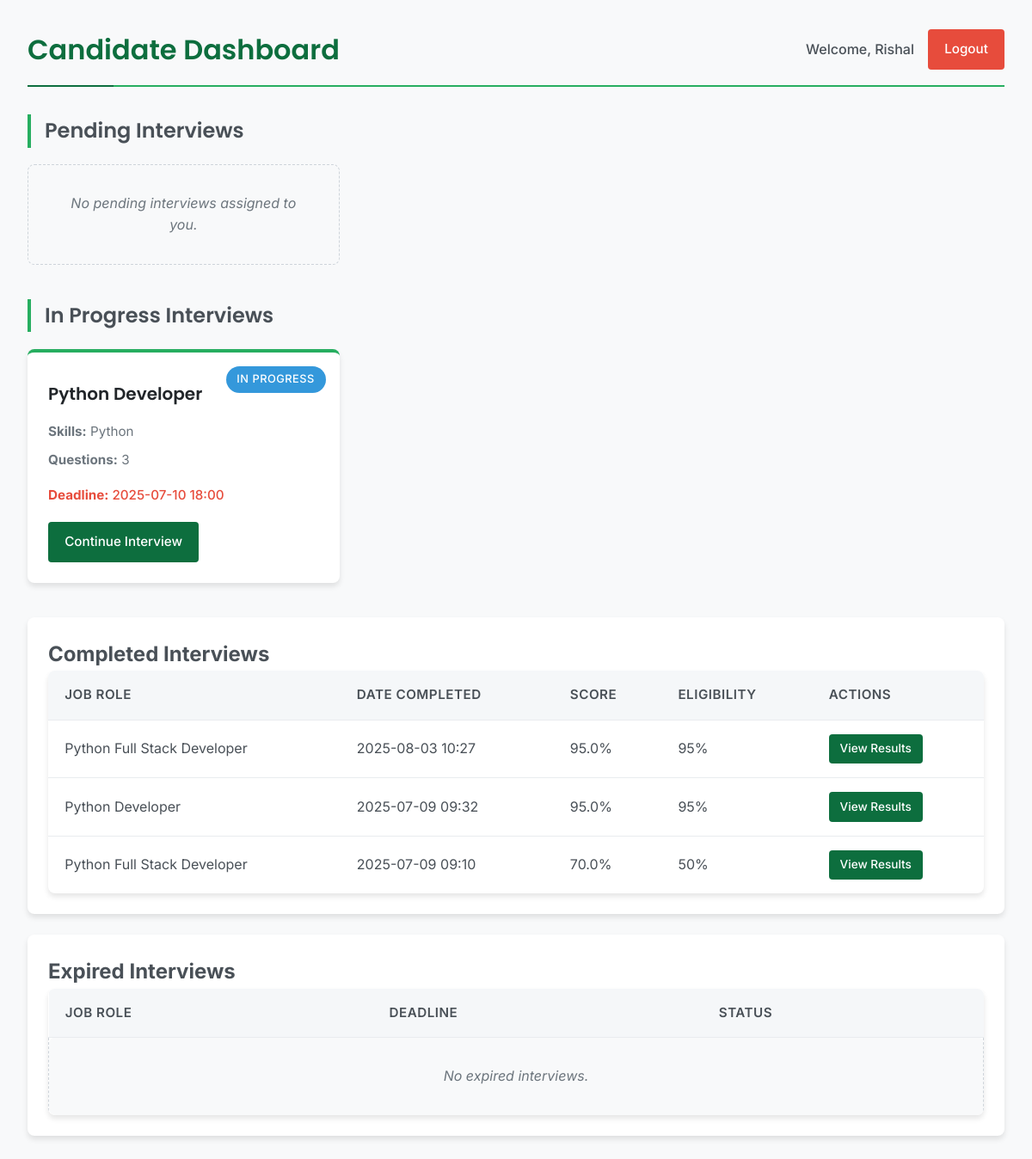
The app's page /candidate-dashboard/ (signed in), older data.
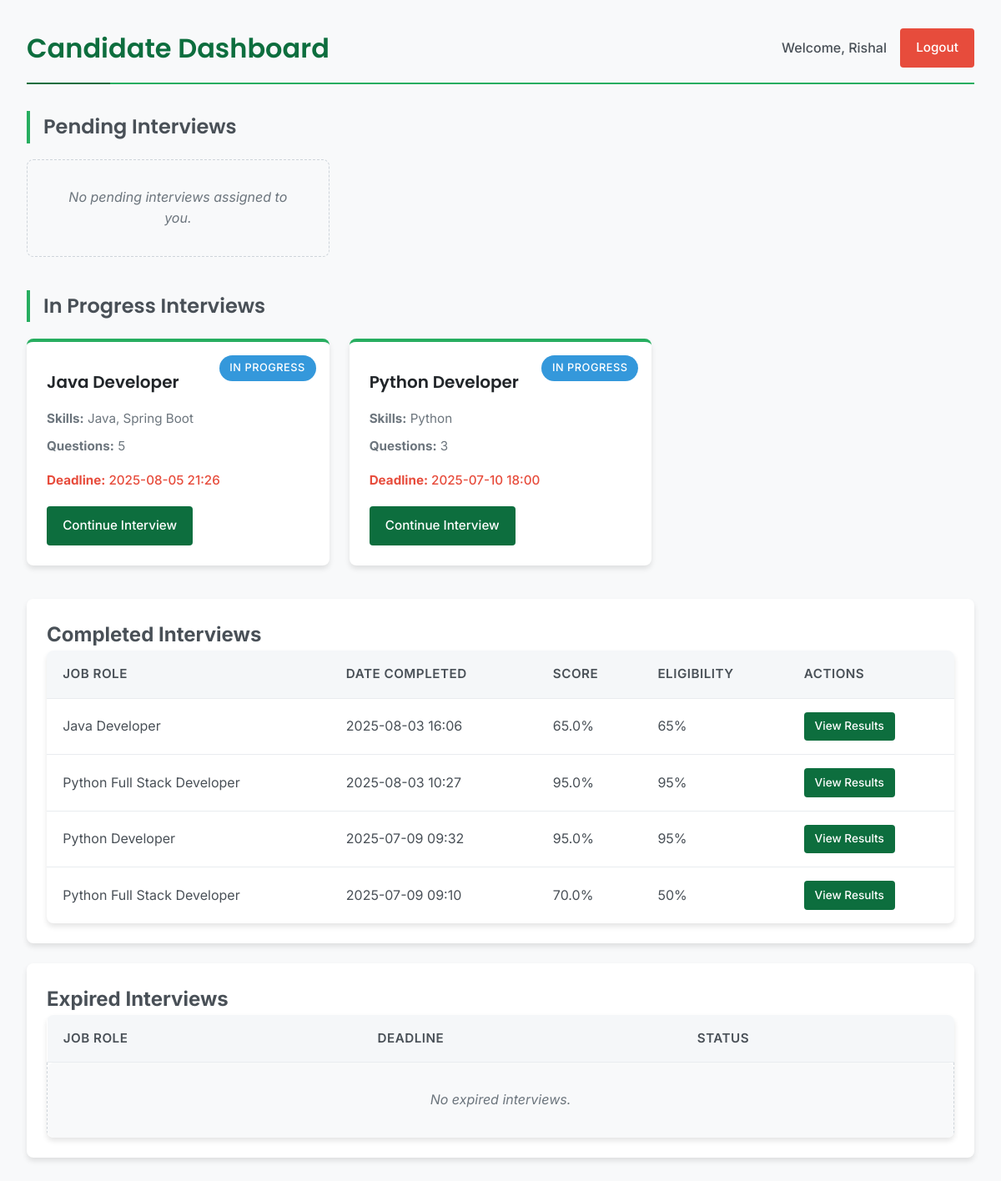
The same page, newer data.
### bot/models.py (models this page shows, shortened)
class InterviewAssignment(models.Model):
    STATUS_CHOICES = (
        ('pending', 'Pending'),
        ('in_progress', 'In Progress'),
        ('completed', 'Completed'),
        ('expired', 'Expired'),
    )
    candidate = models.ForeignKey(User, on_delete=models.CASCADE, related_name='assigned_interviews')
    job_description = models.ForeignKey(JobDescription, on_delete=models.CASCADE, related_name='assignments')
    assigned_at = models.DateTimeField(auto_now_add=True)
    deadline = models.DateTimeField()
    status = models.CharField(max_length=20, choices=STATUS_CHOICES, default='pending')
    score = models.FloatField(null=True, blank=True)  # Percentage score
    eligibility = models.CharField(max_length=100, null=True, blank=True)  # e.g., "Highly Eligible", "Not Eligible"
    feedback = models.TextField(null=True, blank=True)
    completed_at = models.DateTimeField(null=True, blank=True)

class JobDescription(models.Model):
    title = models.CharField(max_length=100)  # e.g., "Frontend Developer", "Data Analyst"
    skills = models.CharField(max_length=255)  # Comma-separated skills
    question_count = models.IntegerField(default=5)
    passing_score = models.IntegerField(default=50)
    created_at = models.DateTimeField(auto_now_add=True)
    updated_at = models.DateTimeField(auto_now=True)

### bot/views.py (the view)
# urls.py: path('candidate-dashboard/', candidate_dashboard, name='candidate_dashboard'),
@login_required
def candidate_dashboard(request):
    if not request.user.groups.filter(name='Candidate').exists():
        messages.error(request, 'You do not have permission to access the candidate dashboard')
        return redirect('admin_dashboard')
    assignments = InterviewAssignment.objects.filter(candidate=request.user).order_by('-assigned_at')
    for assignment in assignments:
        if assignment.status == 'pending' and assignment.is_expired():
            assignment.status = 'expired'
            assignment.save()
    pending_assignments = assignments.filter(status='pending')
    in_progress_assignments = assignments.filter(status='in_progress')
    completed_assignments = assignments.filter(status='completed')
    expired_assignments = assignments.filter(status='expired')
    context = {
        'pending_assignments': pending_assignments,
        'in_progress_assignments': in_progress_assignments,
        'completed_assignments': completed_assignments,
        'expired_assignments': expired_assignments,
    }
    return render(request, 'dashboard/candidate_dashboard.html', context)

### templates/dashboard/candidate_dashboard.html (shortened to what this page needs)
{% load static %}
<!DOCTYPE html>
<html lang="en">
<head>
    <link rel="stylesheet" href="{% static 'css/dashboard-style.css' %}">
</head>
<body>
    <div class="container">
        <div class="header">
            <h1>Candidate Dashboard</h1>
            <div class="user-info">
                <span>Welcome, {{ request.user.username }}</span>
                <a href="{% url 'logout' %}" class="btn btn-secondary">Logout</a>
            </div>
        </div>
        <div class="section">
            <h2>Pending Interviews</h2>
            <div class="grid">
                {% if pending_assignments %}
                    {% for assignment in pending_assignments %}
                        <div class="interview-card">
                            <span class="status-badge status-pending">Pending</span>
                            <h3>{{ assignment.job_description.title }}</h3>
                            <p><strong>Skills:</strong> {{ assignment.job_description.skills }}</p>
                            <p><strong>Questions:</strong> {{ assignment.job_description.question_count }}</p>
                            <p class="deadline"><strong>Deadline:</strong> {{ assignment.deadline|date:"Y-m-d H:i" }}</p>
                            <a href="{% url 'start_interview' assignment.id %}" class="btn">Start Interview</a>
                        </div>
                    {% endfor %}
                {% else %}
                    <div class="empty-message">No pending interviews assigned to you.</div>
                {% endif %}
            </div>
        </div>
        <div class="section">
            <h2>In Progress Interviews</h2>
            <div class="grid">
                {% if in_progress_assignments %}
                    {% for assignment in in_progress_assignments %}
                        <div class="interview-card">
                            <span class="status-badge status-in-progress">In Progress</span>
                            <h3>{{ assignment.job_description.title }}</h3>
                            <p><strong>Skills:</strong> {{ assignment.job_description.skills }}</p>
                            <p><strong>Questions:</strong> {{ assignment.job_description.question_count }}</p>
                            <p class="deadline"><strong>Deadline:</strong> {{ assignment.deadline|date:"Y-m-d H:i" }}</p>
                            <a href="{% url 'start_interview' assignment.id %}" class="btn">Continue Interview</a>
                        </div>
                    {% endfor %}
                {% else %}
                    <div class="empty-message">No interviews in progress.</div>
                {% endif %}
            </div>
        </div>
        <div class="card">
            <h2>Completed Interviews</h2>
            <table>
                <thead>
                    <tr>
                        <th>Job Role</th>
                        <th>Date Completed</th>
                        <th>Score</th>
                        <th>Eligibility</th>
                        <th>Actions</th>
                    </tr>
                </thead>
                <tbody>
                    {% if completed_assignments %}
                        {% for assignment in completed_assignments %}
                            <tr>
                                <td>{{ assignment.job_description.title }}</td>
                                <td>{{ assignment.completed_at|date:"Y-m-d H:i" }}</td>
                                <td>{{ assignment.score }}%</td>
                                <td>{{ assignment.eligibility }}%</td>
                                <td>
                                    <a href="{% url 'interview_results' assignment.id %}" class="btn btn-sm btn-primary">View Results</a>
                                </td>
                            </tr>
                        {% endfor %}
                    {% else %}
                        <tr>
                            <td colspan="5" class="empty-message">No completed interviews yet.</td>
                        </tr>
                    {% endif %}
                </tbody>
            </table>
        </div>
        <div class="card">
            <h2>Expired Interviews</h2>
            <table>
                <thead>
                    <tr>
                        <th>Job Role</th>
                        <th>Deadline</th>
                        <th>Status</th>
                    </tr>
                </thead>
                <tbody>
                    {% if expired_assignments %}
                        {% for assignment in expired_assignments %}
                            <tr>
                                <td>{{ assignment.job_description.title }}</td>
                                <td>{{ assignment.deadline|date:"Y-m-d H:i" }}</td>
                                <td><span class="status-badge status-expired">Expired</span></td>
                            </tr>
                        {% endfor %}
                    {% else %}
                        <tr>
                            <td colspan="3" class="empty-message">No expired interviews.</td>
                        </tr>
                    {% endif %}
                </tbody>
            </table>
        </div>
    </div>
</body>
</html>

### static/css/dashboard-style.css (style rules this page uses)
:root { --primary-color: #0d6e3e; --primary-light: #27ae60; --primary-lighter: #2ecc71; --primary-dark: #0a5a32; --neutral-white: #ffffff; --neutral-off-white: #f8f9fa; --neutral-light: #e9ecef; --neutral-medium: #ced4da; --neutral-dark: #6c757d; --neutral-darker: #495057; --neutral-darkest: #212529; --status-pending: #ff9800; --status-in-progress: #3498db; --status-completed: #27ae60; --status-expired: #e74c3c; --accent-blue: #3498db; --accent-red: #e74c3c; --accent-orange: #f39c12; --border-radius-sm: 4px; --border-radius-md: 8px; --border-radius-lg: 12px; --shadow-sm: 0 2px 4px rgba(0, 0, 0, 0.05); --shadow-md: 0 4px 6px rgba(0, 0, 0, 0.1); --shadow-lg: 0 10px 15px rgba(0, 0, 0, 0.1); --font-primary: 'Poppins', -apple-system, BlinkMacSystemFont, sans-serif; --font-secondary: 'Inter', -apple-system, BlinkMacSystemFont, sans-serif; }
* { box-sizing: border-box; margin: 0; padding: 0; }
body { font-family: var(--font-secondary); background-color: var(--neutral-off-white); color: var(--neutral-darker); line-height: 1.6; font-size: 16px; margin: 0; padding: 0; }
.container { max-width: 1200px; width: 100%; margin: 0 auto; padding: 2rem; }
.header { display: flex; justify-content: space-between; align-items: center; margin-bottom: 2rem; padding-bottom: 1rem; border-bottom: 2px solid var(--primary-light); position: relative; }
.header:after { content: ''; position: absolute; bottom: -2px; left: 0; width: 100px; height: 2px; background-color: var(--primary-color); }
.header h1 { font-family: var(--font-primary); color: var(--primary-color); font-weight: 600; margin: 0; font-size: 2rem; position: relative; }
.user-info { display: flex; align-items: center; gap: 1rem; }
.user-info span { color: var(--neutral-darker); font-weight: 500; }
.section { margin-bottom: 2.5rem; }
.section h2 { font-family: var(--font-primary); color: var(--neutral-darker); margin-bottom: 1.2rem; font-weight: 600; font-size: 1.5rem; position: relative; padding-left: 1rem; border-left: 4px solid var(--primary-light); }
.card { background-color: var(--neutral-white); border-radius: var(--border-radius-md); box-shadow: var(--shadow-md); padding: 1.5rem; transition: transform 0.3s ease, box-shadow 0.3s ease; margin-bottom: 1.5rem; }
.grid { display: grid; grid-template-columns: repeat(auto-fill, minmax(300px, 1fr)); gap: 1.5rem; }
.interview-card { background-color: var(--neutral-white); border-radius: var(--border-radius-md); box-shadow: var(--shadow-md); padding: 1.5rem; position: relative; border-top: 4px solid var(--primary-light); transition: all 0.3s ease; }
.interview-card h3 { font-family: var(--font-primary); margin-top: 0.5rem; margin-bottom: 1rem; color: var(--neutral-darkest); font-size: 1.25rem; font-weight: 600; }
.interview-card p { margin: 0.6rem 0; color: var(--neutral-dark); font-size: 0.95rem; }
.interview-card .deadline { color: var(--accent-red); font-weight: 500; margin-top: 1rem; margin-bottom: 1.2rem; font-size: 0.95rem; }
.status-badge { display: inline-block; padding: 0.35rem 0.8rem; border-radius: 2rem; font-size: 0.8rem; font-weight: 500; text-transform: uppercase; letter-spacing: 0.5px; }
.interview-card .status-badge { position: absolute; top: 1rem; right: 1rem; }
.status-in-progress { background-color: var(--status-in-progress); color: white; }
.btn { display: inline-block; background-color: var(--primary-color); color: white; border: none; padding: 0.7rem 1.2rem; border-radius: var(--border-radius-sm); cursor: pointer; text-decoration: none; font-weight: 500; font-size: 0.95rem; transition: all 0.2s ease; text-align: center; }
.btn-secondary { background-color: var(--accent-red); }
.btn-sm { padding: 0.4rem 0.8rem; font-size: 0.85rem; }
table { width: 100%; border-collapse: collapse; background-color: var(--neutral-white); box-shadow: var(--shadow-md); border-radius: var(--border-radius-md); overflow: hidden; }
table th, table td { padding: 1rem 1.2rem; text-align: left; border-bottom: 1px solid var(--neutral-light); }
table th { background-color: #f5f7f9; font-weight: 600; color: var(--neutral-darker); font-size: 0.95rem; text-transform: uppercase; letter-spacing: 0.5px; }
table tr:last-child td { border-bottom: none; }
.empty-message { text-align: center; padding: 2rem; color: var(--neutral-dark); font-style: italic; background-color: var(--neutral-off-white); border-radius: var(--border-radius-md); border: 1px dashed var(--neutral-medium); }

Row changes from the older to the newer data that the page shows:
added InterviewAssignment: job_description "Java Developer", job_description.skills "Java, Spring Boot", job_description.question_count "5", deadline "2025-08-05 21:26", shown under "In Progress Interviews"
added InterviewAssignment: job_description "Java Developer", completed_at "2025-08-03 16:06", score "65.0", eligibility "65", shown under "Completed Interviews"
